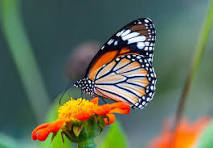
#> input picture ep 11 input.jpg, 213 x 148 px, given in place of input.jpg, which was not available
$ python experiment-1.py
#> lines starting #> are read from the running program, lines starting #| are printed output that depends on the picture
import cv2
import os

print("Current folder:", os.getcwd())
print("Files in folder:", os.listdir())

image = cv2.imread("input.jpg")
#> image is the input picture: shape (148, 213, 3); mean B, G, R 89, 108.1, 97.2

if image is None:
    print("Error: Could not read input.jpg")
else:
    gray = cv2.cvtColor(image, cv2.COLOR_BGR2GRAY)
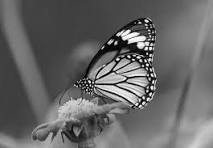
#> gray: shape (148, 213); min 0, max 255, mean 102.7
    cv2.imwrite("grayscale_output.jpg", gray)
    print("Success! Grayscale image saved.")

$ run again, on exp 12 output.jpg
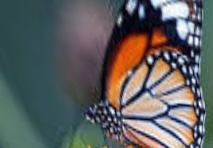
#> input picture exp 12 output.jpg, 213 x 148 px, given in place of input.jpg, which was not available
#> image is the input picture: shape (148, 213, 3); mean B, G, R 96, 96.4, 94.3
#> `gray = cv2.cvtColor(image, cv2.COLOR_BGR2GRAY)`:
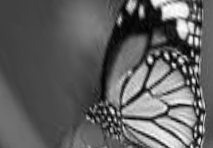
#> gray: shape (148, 213); min 1, max 254, mean 95.7

$ run again, on exp 14 output.jpg
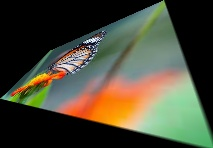
#> input picture exp 14 output.jpg, 213 x 148 px, given in place of input.jpg, which was not available
#> image is the input picture: shape (148, 213, 3); mean B, G, R 55.3, 73.3, 73.8
#> `gray = cv2.cvtColor(image, cv2.COLOR_BGR2GRAY)`:
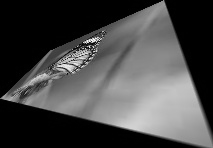
#> gray: shape (148, 213); min 0, max 248, mean 71.4
